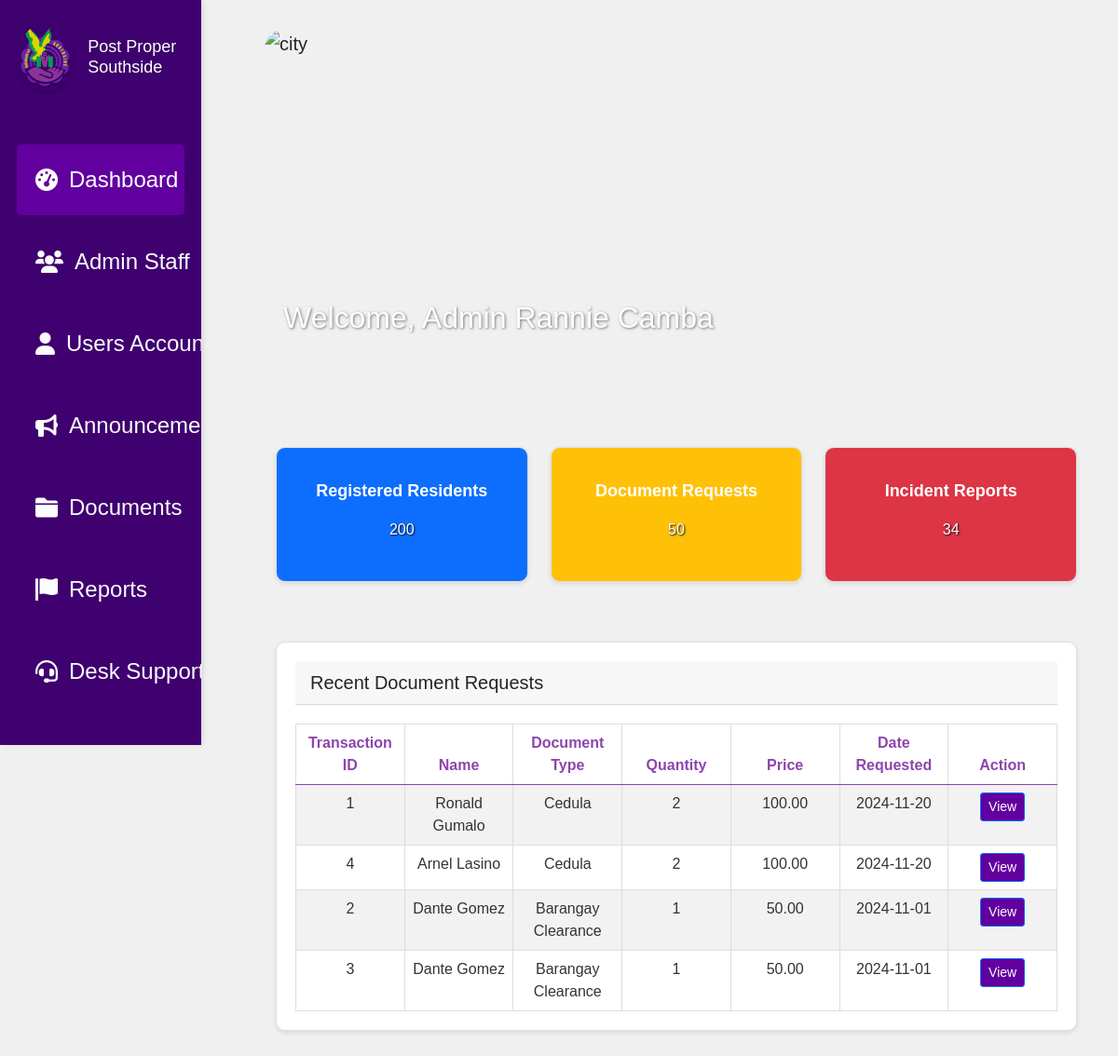
The page /dashboard.php (signed in) on the database its author committed.
### tables this page shows
CREATE TABLE `document_requests` (
  `Id` int(11) NOT NULL,
  `DocumentType` varchar(100) NOT NULL,
  `Name` varchar(255) NOT NULL,
  `Address` varchar(255) DEFAULT NULL,
  `TIN_No` varchar(50) DEFAULT NULL,
  `CTC_No` varchar(50) DEFAULT NULL,
  `Alias` varchar(100) DEFAULT NULL,
  `Age` int(11) DEFAULT NULL,
  `LengthOfStay` int(11) DEFAULT NULL,
  `Citizenship` varchar(100) DEFAULT NULL,
  `Gender` varchar(10) DEFAULT NULL,
  `CivilStatus` varchar(50) DEFAULT NULL,
  `Purpose` text DEFAULT NULL,
  `Status` varchar(50) DEFAULT NULL,
  `Quantity` int(11) DEFAULT NULL,
  `DateRequested` date DEFAULT NULL
);

### dashboard.php (the view, shortened to what this page needs)
<?php
require 'db.php';
$documentRequestsTableQuery = "SELECT * FROM document_requests ORDER BY DateRequested DESC LIMIT 5";
$documentRequestsTableResult = $conn->query($documentRequestsTableQuery)->fetchAll(PDO::FETCH_ASSOC);
?>
<!DOCTYPE html>
<html lang="en">
<head>
    <link href="https://cdn.jsdelivr.net/npm/bootstrap@5.0.2/dist/css/bootstrap.min.css" rel="stylesheet">
    <link rel="stylesheet" href="css/DashboardStyle.css">
</head>
<body>
<?php include 'sidebar.php'; ?>
<div class="main-content">
    <div class="header-section">
        <img src="assets/mckinley.jpg" alt="city">
        <h1 class="text-center mb-4">Welcome, Admin <?php echo htmlspecialchars($_SESSION['name']); ?></h1>
    </div>
    <div class="container mt-5">
        <div class="row text-center mb-4">
            <div class="col-md-4 col-sm-6 mb-4">
                <div class="card text-white bg-primary mb-3">
                    <div class="card-body">
                        <h5 class="card-title">Registered Residents</h5>
                        <h3 class="card-text">200</h3>
                    </div>
                </div>
            </div>
            <div class="col-md-4 col-sm-6 mb-4">
                <div class="card text-white bg-warning mb-3">
                    <div class="card-body">
                        <h5 class="card-title">Document Requests</h5>
                        <h3 class="card-text">50</h3>
                    </div>
                </div>
            </div>
            <div class="col-md-4 col-sm-6 mb-4">
                <div class="card text-white bg-danger mb-3">
                    <div class="card-body">
                        <h5 class="card-title">Incident Reports</h5>
                        <h3 class="card-text">34</h3>
                    </div>
                </div>
            </div>
        </div>
        <div class="card">
            <div class="card-header">
                Recent Document Requests
            </div>
            <div class="table-container">
                <table class="table table-striped mb-0">
                    <thead>
                        <tr>
                            <th>Transaction ID</th>
                            <th>Name</th>
                            <th>Document Type</th>
                            <th>Quantity</th>
                            <th>Price</th>
                            <th>Date Requested</th>
                            <th>Action</th>
                        </tr>
                    </thead>
                    <tbody>
                        <?php foreach ($documentRequestsTableResult as $request): ?>
                            <tr>
                                <td><?php echo htmlspecialchars($request['Id']); ?></td>
                                <td><?php echo htmlspecialchars($request['Name']); ?></td>
                                <td><?php echo htmlspecialchars($request['DocumentType']); ?></td>
                                <td><?php echo htmlspecialchars($request['Quantity']); ?></td>
                                <td><?php echo number_format($request['Quantity'] * 50, 2);  ?></td>
                                <td><?php echo htmlspecialchars($request['DateRequested']); ?></td>
                                <td>
                                    <button class="btn btn-primary btn-sm" style="background-color: #61009F; color: white;"
                                            onclick="openModal('<?php echo htmlspecialchars($request['Id']); ?>',
                                                                '<?php echo htmlspecialchars($request['Name']); ?>',
                                                                '<?php echo htmlspecialchars($request['Alias']); ?>',
                                                                '<?php echo htmlspecialchars($request['DocumentType']); ?>',
                                                                '<?php echo htmlspecialchars($request['DateRequested']); ?>',
                                                                '<?php echo htmlspecialchars($request['Quantity']); ?>',
                                                                '<?php echo number_format($request['Quantity'] * 50, 2); ?>',
                                                                '<?php echo htmlspecialchars($request['Address']); ?>',
                                                                '<?php echo htmlspecialchars($request['Gender']); ?>',
                                                                '<?php echo htmlspecialchars($request['CivilStatus']); ?>',
                                                                'Occupation',
                                                                'TIN',
                                                                'CTC')">
                                        View
                                    </button>
                                </td>
                            </tr>
                        <?php endforeach; ?>
                    </tbody>
                </table>
            </div>
        </div>
    </div>
</div>
</body>
</html>

### css/DashboardStyle.css (style rules this page uses)
body { font-family: 'Poppins', sans-serif; font-size: 1.25rem; background-color: #f0f0f0; }
.main-content { margin-left: 10vw; flex-grow: 1; }
table { width: 100%; border-collapse: collapse; margin-top: 1.25rem; table-layout: fixed; border: 1px solid #ccc; }
th, td { padding: 0.9375rem; text-align: center; border: 1px solid #ddd; font-size: 1rem; }
th { background-color: #f2f2f2; color: #8e44ad; font-weight: bold; }
td { word-wrap: break-word; color: #333; }
.header-section { width: 100%; height: 50vh; margin: 0; display: flex; justify-content:left; position: relative; }
.header-section img { width: 100%; height: 100%; object-fit: cover; border-radius: 20px; }
.header-section h1 { position: absolute; margin-top: 35vh; font-size: 2rem; color: #ffffff; padding: 0.625rem 1.25rem; border-radius: 0.5rem; text-shadow: 1px 1px 3px rgba(0, 0, 0, 0.5); }
.card { border-radius: 0.625rem; box-shadow: 0 0.125rem 0.3125rem rgba(0, 0, 0, 0.1); background-color: #fff; padding: 1.25rem; border: 1px solid #e0e0e0; }
.card-title { font-size: 1.125rem; font-weight: bold; color: #ffffff; }
.card-text { color: #fff; margin-top: 0.625rem; text-shadow: 1px 1px 2px rgba(0, 0, 0, 2); }
@media (max-width: 1200px) { .main-content { margin-left: 10vw; } }

### css/Sidebar.css (style rules this page uses)
h3 { font-size: 1rem; font-family: 'Poppins', sans-serif; color: white; text-align: center; margin: 0; padding: 10px 0; text-shadow: 1px 1px 2px rgba(0, 0, 0, 0.2); }
.main-content { padding: 2rem; margin-left: 21vw; flex: 1; }

### rows shown on the page
document_requests: Id "1", Name "Ronald Gumalo", DocumentType "Cedula", Quantity "2", $request['Quantity']*50 "100.00", DateRequested "2024-11-20"
document_requests: Id "4", Name "Arnel Lasino", DocumentType "Cedula", Quantity "2", $request['Quantity']*50 "100.00", DateRequested "2024-11-20"
document_requests: Id "2", Name "Dante Gomez", DocumentType "Barangay Clearance", Quantity "1", $request['Quantity']*50 "50.00", DateRequested "2024-11-01"
document_requests: Id "3", Name "Dante Gomez", DocumentType "Barangay Clearance", Quantity "1", $request['Quantity']*50 "50.00", DateRequested "2024-11-01"

### other values the page prints
$_SESSION['name'] "Rannie Camba"
